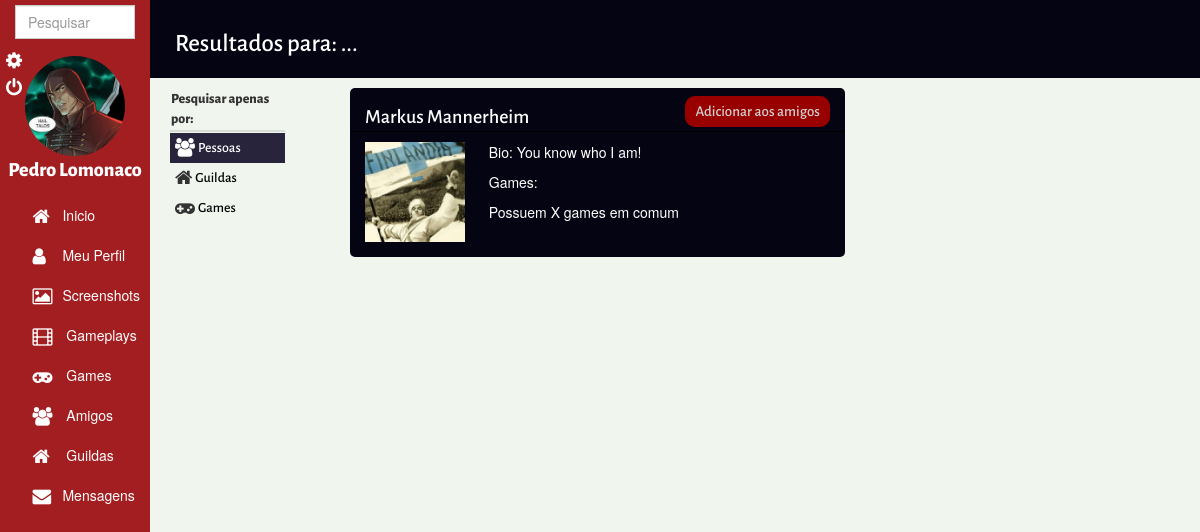
Page /search_profile.php?value=Markus Mannerheim (signed in) on the earlier database version.
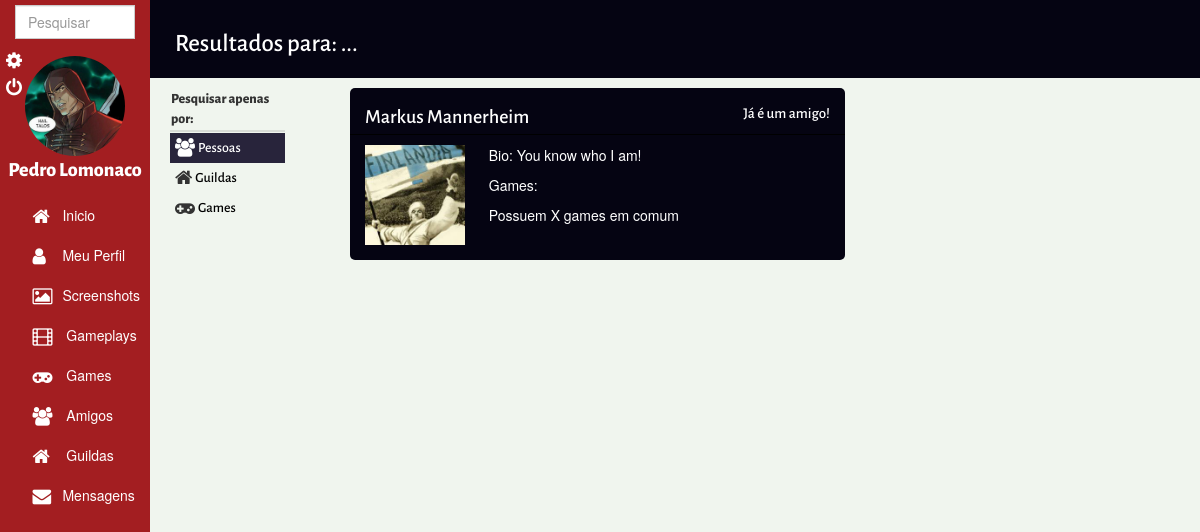
Same page on the later database version.
### tables this page shows
CREATE TABLE `users` (
  `id` int(10) UNSIGNED NOT NULL,
  `username` varchar(64) NOT NULL,
  `email` varchar(96) NOT NULL,
  `password` varchar(64) NOT NULL,
  `sex` varchar(8) NOT NULL,
  `birthday` date NOT NULL,
  `psn` varchar(64) DEFAULT NULL,
  `steam` varchar(64) DEFAULT NULL,
  `xbox_live` varchar(64) DEFAULT NULL,
  `nintendo` varchar(64) DEFAULT NULL,
  `biography` varchar(256) DEFAULT NULL,
  `favorite_game` varchar(64) DEFAULT NULL,
  `user_type` int(11) NOT NULL,
  `register_time` timestamp NOT NULL DEFAULT CURRENT_TIMESTAMP ON UPDATE CURRENT_TIMESTAMP,
  `profile_pic` varchar(512) DEFAULT NULL,
  `removed` tinyint(1) NOT NULL,
  `platform` varchar(32) DEFAULT NULL,
  `profile_cover` varchar(128) DEFAULT NULL
);

### search_profile.php (the view, shortened to what the changed rows need)
<!DOCTYPE html>
<html>
    <head>
        <link href="_bootstrap/css/bootstrap.min.css" rel="stylesheet">
        <link rel="stylesheet" type="text/css" href="_css/search_profile.css">
        <link href="//maxcdn.bootstrapcdn.com/font-awesome/4.2.0/css/font-awesome.min.css" rel="stylesheet">
    </head>
    <body>
            <?php
                include("default_header.php");
            ?>
        <section class="container-fluid" id="page-content">
            <div class=" col-lg-12" id="header">
                <div>
                    <h1>Resultados para: ...</h1>
                </div>
            </div>
                        <?php
                            if (empty($_GET['value']))
                            {
                                $value = "";
                            }
                            else
                            {
                                $value = $_GET['value'];
                                $value = stripslashes($value);
                                $value = mysql_real_escape_string($value);
                            }
                        ?>
            <div class="col-lg-6  pull-left">
                <?php
                    include './_method/mysql_connect.php';
                    $result = mysqli_query($conn, "SELECT * FROM `users` WHERE `username` LIKE '%".$value."%' AND `REMOVED` = 0");
                    if ($result)
                    {
                        $rows = $result->fetch_row();
                        while ($rows)
                        {
                            $id = $rows[0];
                            $friendship_exists = "SELECT * FROM `friends` WHERE (`user_id` = '".$_SESSION["id"]."' AND `friend_id` = '".$id."') OR (`user_id` = '".$id."' AND `friend_id` = '".$_SESSION["id"]."')";
                            $exists = mysqli_query ($conn, $friendship_exists);
                            if ($rows_verify = mysqli_fetch_row($exists))
                            {
                                echo"<div class='col-lg-12' id='results'>";
                                    echo"<div class='row'id = 'resultsHeader'>";
                                        echo"<div class='col-lg-12'>";
                                            echo "<a class='pull-left' href ='show_profile.php?user_id=".$rows[0]."'>".$rows[1]."</a>";
                                            if ($rows_verify[4] == 1)
                                            {
                                                echo "<p class='pull-right' >Já é um amigo!</p>";
                                            }
                                            else
                                            {
                                                echo "<p class='pull-right' >Solicitação enviada!</p>";
                                            }
                                        echo"</div>";
                                    echo "</div>";
                                    echo"<div class='row' id='resultsBody'>";
                                        echo"<div class='col-lg-3'>";
                                            if($rows[14])
                                                echo "<img class='responsive pull-left' id='img_user' src = '$rows[14]'>";
                                             else
                                                echo "<img class='responsive pull-left' id='img_user' src = 'http://tedxnashville.com/wp-content/uploads/2015/11/profile.png'>";
                                        echo"</div>";
                                        echo"<div class='col-lg-9'>";
                                            echo "<p>Bio: ".$rows[10]."</p>";
                                            echo "<p>Games:</p>";
                                            echo "<p>Possuem X games em comum</p>";
                                        echo"</div>";
                                    echo "</div>";
                                echo"</div>";
                            }
                            else{
                                echo"<div class='col-lg-12' id='results'>";
                                    echo"<div class='row'id = 'resultsHeader'>";
                                        echo"<div class='col-lg-12'>";
                                            echo "<a class='pull-left'href ='show_profile.php?user_id=".$rows[0]."'>".$rows[1]."</a>";
                                            echo"<a class='btn-primary pull-right'href ='./_method/add_friend.php?friend_id=".$rows[0]."'>Adicionar aos amigos</a>";
                                        echo"</div>";
                                    echo "</div>";
                                    echo"<div class='row' id='resultsBody'>";
                                        echo"<div class='col-lg-3'>";
                                        if($rows[14])
                                                echo "<img class='responsive pull-left' id='userPic' src = '$rows[14]'>";
                                             else
                                                echo "<img class='responsive pull-left' id='userPic' src = 'http://tedxnashville.com/wp-content/uploads/2015/11/profile.png'>";
                                        echo"</div>";
                                        echo"<div class='col-lg-9'>";
                                            echo "<p>Bio: ".$rows[10]."</p>";
                                            echo "<p>Games:</p>";
                                            echo "<p>Possuem X games em comum</p>";
                                        echo"</div>";
                                    echo "</div>";
                                echo"</div>";
                            }
                            $rows = $result->fetch_row();
                        }
                    }
                    else
                    {
                        echo "Não houve resultados";
                        exit;
                    }
                ?>
            </div>
        </section>
    </body>
</html>

Differences in the rows shown:
changed users "Markus Mannerheim": text "Adicionar aos amigos" → "Já é um amigo!"
